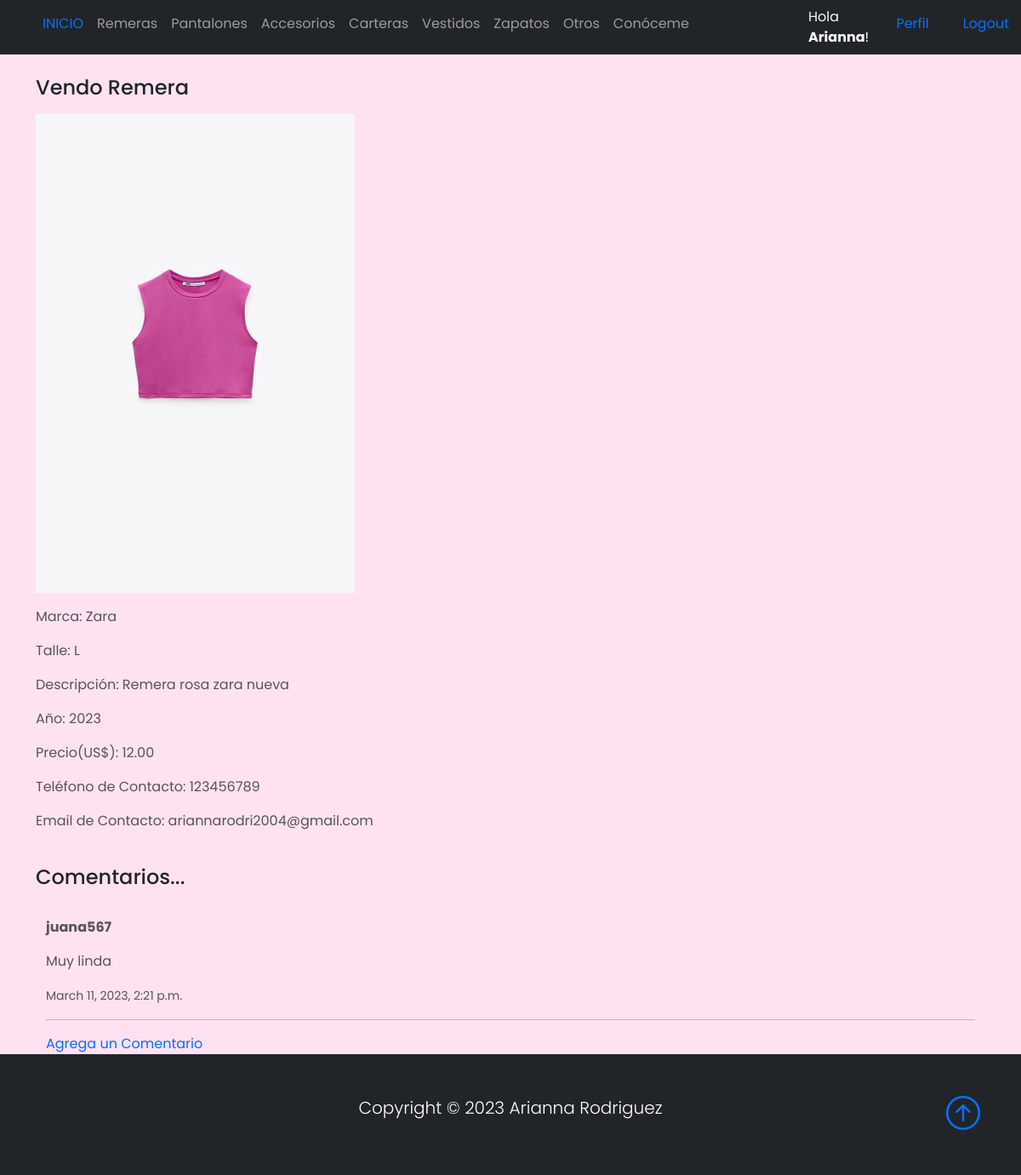
The page /pantalonDetalle/1/ (signed in) on the database its author committed.
### thriftshop/models.py (models this page shows, shortened)
class Articulo(models.Model):
    articuloSeleccion = (
    ('remera','Remera'),
    ('pantalon', 'Pantalones'),
    ('accesorio','Accesorio'),
    ('zapato','Zapatos'),
    ('vestido','Vestido'),
    ('cartera','Cartera'),
    ('otro', 'Otro'),
    )
    usuario = models.ForeignKey(User, on_delete=models.CASCADE, null=True, blank=True)
    titulo = models.CharField(max_length=200)
    articulo = models.CharField(max_length=15, choices=articuloSeleccion, default='remera')
    marca = models.CharField(max_length=40)
    talle = models.CharField(max_length=40)
    descripcion = models.TextField(null=True, blank=True)
    year = models.IntegerField()
    precio = models.DecimalField(max_digits=10, decimal_places=2)
    fechaPublicacion = models.DateTimeField(auto_now_add=True)
    telefonoContacto = models.IntegerField()
    emailContacto = models.EmailField()
    imagenArticulo = models.ImageField(null=True, blank=True, upload_to="imagenes/")
    class Meta:
        ordering = ['usuario', '-fechaPublicacion']

class Comentario(models.Model):
    comentario = models.ForeignKey(Articulo, related_name='comentarios', on_delete=models.CASCADE, null=True)
    nombre = models.CharField(max_length=40)
    mensaje = models.TextField(null=True, blank=True)
    fechaComentario = models.DateTimeField(auto_now_add=True)
    class Meta:
        ordering = ['-fechaComentario']

### thriftshop/views.py (the view)
# urls.py: path('pantalonDetalle/<int:pk>/', PantalonDetalle.as_view(), name='pantalon'),
class PantalonDetalle(LoginRequiredMixin,DetailView):
    model = Articulo
    context_object_name = 'pantalon'
    template_name = 'thriftshop/pantalonDetalle.html'

### thriftshop/templates/thriftshop/pantalonDetalle.html
{% extends 'thriftshop/home.html' %}
{% block content %}
<br>
<br>
<div class="container">
<p><h4>{{pantalon.titulo}}</h4></p>
{% if pantalon.imagenArticulo %}
    <p><img src="{{pantalon.imagenArticulo.url}}" alt=""></p>
{% endif %}
<p>Marca: {{pantalon.marca}}</p>
<p>Talle: {{pantalon.talle}}</p>
<p>Descripción: {{pantalon.descripcion}}</p>
<p>Año: {{pantalon.year}}</p>
<p>Precio(US$): {{pantalon.precio}}</p>
<p>Teléfono de Contacto: {{pantalon.telefonoContacto}}</p>
<p>Email de Contacto: {{pantalon.emailContacto}}</p>
</div>
<br>
<div class="container">
    <h4>Comentarios...</h4>
    <br>
    <div class="container">
    {% if not pantalon.comentarios.all %}
        No han comentado este articulo
    {% else %}
        {% for comentario in pantalon.comentarios.all %}
        <p><strong>{{comentario.nombre}}</strong></p>
        <p>{{comentario.mensaje}}</p>
        <p><small>{{comentario.fechaComentario}}</small></p>
        <hr>
        {% endfor %}
    {% endif %}
    <a href="{% url 'comentario' pantalon.pk %}">Agrega un Comentario</a>
    </div>
</div>
{% endblock %}

### thriftshop/templates/thriftshop/home.html (shortened to what this page needs)
{% load static %}
<!DOCTYPE html>
<html lang="en">
<head>
    <link href="https://cdn.jsdelivr.net/npm/bootstrap@5.0.2/dist/css/bootstrap.min.css" rel="stylesheet"
>
    <link rel="stylesheet" href="https://cdn.jsdelivr.net/npm/bootstrap-icons@1.3.0/font/bootstrap-icons.css">
    <link rel="stylesheet" type="text/css" href="{% static 'style.css' %}">
</head>
<body>
    <nav class="navbar navbar-expand-sm bg-dark navbar-dark py-2 fixed-top">
      <div class="container">
            <div class="collapse navbar-collapse" id="navmenu">
              <ul class="navbar-nav mr-auto">
                <li class="nav-item">
                  <a class="nav-link" href="{% url 'home' %}"><span class="text-primary">INICIO</span></a>
                </li>
                <li class="nav-item">
                  <a class="nav-link" href="{% url 'remeras' %}">Remeras</a>
                </li>
                <li class="nav-item">
                  <a class="nav-link" href="{% url 'pantalones' %}">Pantalones</a>
                </li>
                <li class="nav-item">
                  <a class="nav-link" href="{% url 'accesorios' %}">Accesorios</a>
                </li>
                <li class="nav-item">
                  <a class="nav-link" href="{% url 'carteras' %}">Carteras</a>
                </li>
                <li class="nav-item">
                  <a class="nav-link" href="{% url 'vestidos' %}">Vestidos</a>
                </li>
                <li class="nav-item">
                  <a class="nav-link" href="{% url 'zapatos' %}">Zapatos</a>
                </li>
                <li class="nav-item">
                  <a class="nav-link" href="{% url 'otros' %}">Otros</a>
                </li>
                <li class="nav-item">
                  <a class="nav-link" href="{% url 'acerca_de_mi' %}">Conóceme</a>
                </li>
                <div class="container"></div>
                <div class="container"></div>
                <div class="container"></div>
                <div class="container"></div>
                <div class="container"></div>
                {% if request.user.is_authenticated %}
                <div class="container">
                <li class="nav-item">
                  <span class="text-light"> Hola <strong>{{request.user.first_name}}</strong>!</span>
                </li>
                </div>
                <div class="container">
                <li class="nav-item">
                  <a class="nav-link" href="{% url 'editar_perfil' %}"><span class="text-primary">Perfil</span></a>
                </li>
                </div>
                <div class="container">
                <li class="nav-item">
                  <a class="nav-link" href="{% url 'logout' %}"><span class="text-primary">Logout</span></a>
                </li>
                </div>
              {% endif %}
           </ul>
          </div>
      </div>
  </nav>
      {% block content %}{% endblock %}
  <footer class="p-5 bg-dark text-white text-center position-relative">
      <div class="container">
          <p class="lead text-white">Copyright &copy; 2023 Arianna Rodriguez</p>
          <a href="" class="position-absolute bottom-0 end-0 p-5">
              <i class="bi bi-arrow-up-circle h1"></i>
          </a>
      </div>
  </footer>
</body>
</html>

### thriftshop/static/style.css (style rules this page uses)
body { background-color: rgb(255, 226, 242); font-family: 'Poppins', 'Nunito', sans-serif; padding-top: 25px; }
a { text-decoration: none; }
li { text-decoration: none; }
p { color: #555555; }

### rows shown on the page
Articulo: titulo "Vendo Remera", imagenArticulo (picture), marca "Zara", talle "L", descripcion "Remera rosa zara nueva", year "2023", precio "12.00", telefonoContacto "123456789", emailContacto "ariannarodri2004@gmail.com"
Comentario: nombre "juana567", mensaje "Muy linda", fechaComentario "March 11, 2023, 2:21 p.m."

### other values the page prints
{{ request.user.first_name }} "Arianna"
